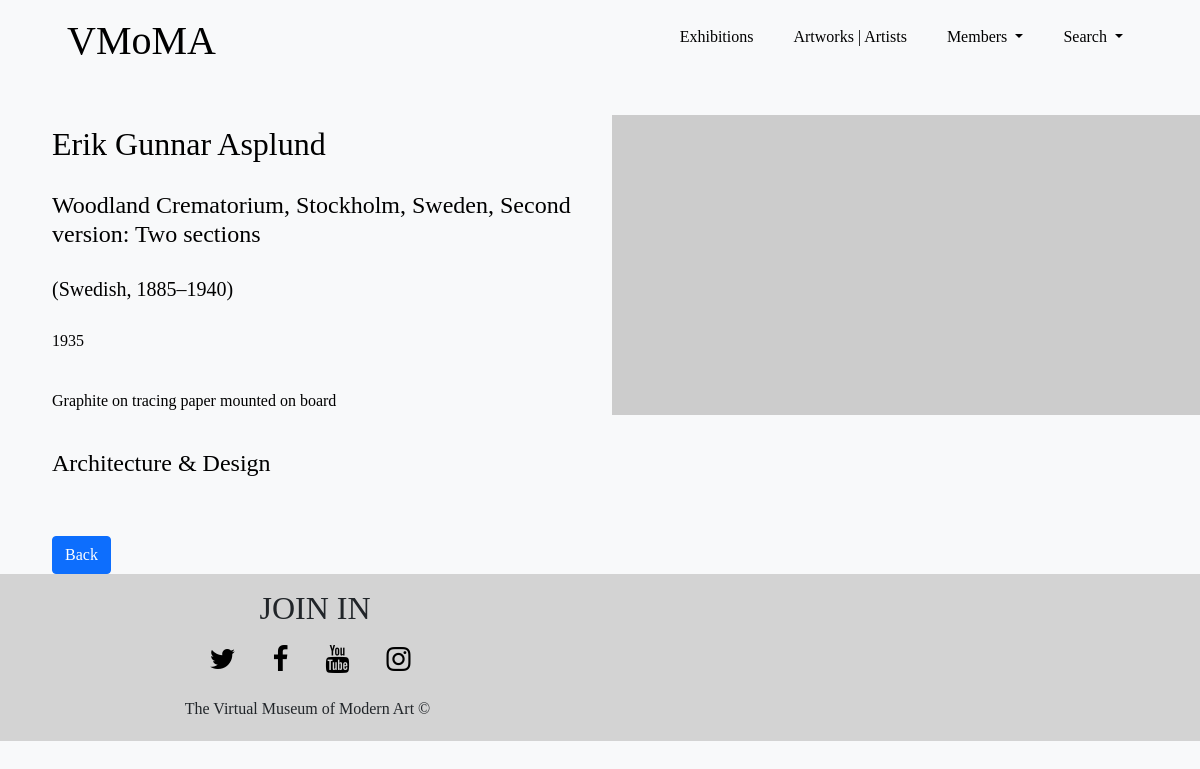
The page /VMOMA/inforesult.php?art_id=8848 on the database its author committed.
### tables this page shows
CREATE TABLE `vmoma_artworks` (
  `id` int(11) NOT NULL,
  `title` varchar(550) NOT NULL,
  `artist` varchar(550) NOT NULL,
  `artist_bio` varchar(450) NOT NULL,
  `artist_nationality` varchar(300) NOT NULL,
  `gender` varchar(100) NOT NULL,
  `datecompleted` varchar(250) NOT NULL,
  `medium` varchar(550) NOT NULL,
  `classification` varchar(350) NOT NULL,
  `department` varchar(350) NOT NULL,
  `imgurlpath` varchar(1000) NOT NULL
);

### VMOMA/inforesult.php (the view, shortened to what this page needs)
<?php
include('conn.php');
$artid = $_GET['art_id'];
$sqlread = "SELECT * FROM vmoma_artworks WHERE id = $artid";
$result = $conn->query($sqlread);
$result = $result->fetch_assoc();
$logged_in = FALSE;
?>
<!DOCTYPE html>
<html lang="en">
<head>
    <link href="https://cdn.jsdelivr.net/npm/bootstrap@5.0.0-beta2/dist/css/bootstrap.min.css" rel="stylesheet">
    <link rel="stylesheet" href="https://cdnjs.cloudflare.com/ajax/libs/font-awesome/4.7.0/css/font-awesome.min.css">
    <link rel="stylesheet" href="https://cdnjs.cloudflare.com/ajax/libs/gridlex/2.7.1/gridlex.min.css">
    <link rel="stylesheet" href="styles/ui1.css">
</head>
<body class="bg-light">
<header>
        <div class="container">
            <nav>
            <h1><a href="index.php" style='color:black; text-decoration: none;'>VMoMA</a></h1>
                <ul class="nav-ul" id="nav-ul">
                    <li><a href="exhibitions.php">Exhibitions</a></li>
                    <li><a href="artandartists.php">Artworks | Artists</a></li>
                    <?php
                        if($logged_in){
                           echo "<li><a href='logout.php'>Log-Out</a></li>";
                        } else {
                            echo "<li class='nav-item dropdown'>
                                    <a class='nav-link dropdown-toggle' href='#' id='navbarScrollingDropdown' role='button' data-bs-toggle='dropdown' aria-expanded='false'>
                                    Members
                                    </a>
                                    <ul class='dropdown-menu' aria-labelledby='navbarScrollingDropdown'>
                                    <li><a class='dropdown-item' href='membership.php'>Sign up</a></li>
                                    <li><a class='dropdown-item' href='signin.php'>Login</a></li>
                                    </ul>
                                </li>";
                        }
                    ?>
                    <li class="nav-item dropdown">
                        <a class="nav-link dropdown-toggle" href="#" id="navbarScrollingDropdown" role="button" data-bs-toggle="dropdown" aria-expanded="false">
                          Search
                        </a>
                    </li>
                </ul>
            </nav>
        </div>
    </header>
  <?php
    $artistname = $result['artist'];
    $titleofwork = $result['title'];
    $bio = $result['artist_bio'];
    $date = $result['datecompleted'];
    $medium = $result['medium'];
    $dep = $result['department'];
    $img = $result['imgurlpath'];
    echo "   <div class='container' id='infobox' style='align-items: center;'>
              <div class='row'>
                <div class='col-md-6 col-sm-6' style='color: black;'>
                  <div>
                    <h2>{$artistname}</h2>
                    <h4>{$titleofwork}</h4>
                    <h5>{$bio}</h5>
                    <p style='color: black;'>{$date}</p>
                    <p style='color: black;''>{$medium}</p>
                    <h4>{$dep}</h4>
                    <a href='search.php'>
                      <button class='btn btn-primary'>Back</button>
                    </a>
                  </div>
                </div>
                <div class='col-md-6 col-sm-6'>
                  <img src='{$img}' alt=''>
                </div>
              </div>
            </div> ";
    ?>
    <footer id="indexfooter">
        <div class="grid align-items-center">
            <div class="col-6">
                <h3>JOIN IN</h3>
                <ul class="footerlist">
                    <li><a href="" class="fa fa-twitter"></a></li>
                    <li><a href="" class="fa fa-facebook"></a></li>
                    <li><a href="" class="fa fa-youtube"></a></li>
                    <li><a href="" class="fa fa-instagram"></a></li>
                </ul>
            </div>
            <div class="col-6">
                <h6>The Virtual Museum of Modern Art ©</h6>
            </div>
        </div>
    </footer>
</body>
</html>

### VMOMA/styles/ui1.css (style rules this page uses)
body, html { font-family: 'Playfair Display', serif; background-color: #fff; height: 100%; width: 100%; padding: 0; margin: 0; overflow-x: hidden; }
nav { display: flex; flex-wrap: wrap; align-items: center; justify-content: space-between; padding: 15px; }
.nav-ul { display: flex; align-items: center; justify-content: center; padding: 0; list-style-type: none; }
.nav-ul li a { display: inline-block; color: black; padding: 10px 20px; text-decoration: none; }
#showcasetextbox1 h2, p { padding: 10px; color: white; }
#showcasetextbox2 h2, p { padding: 10px; color: white; }
#showcasetextbox3 h2, p { padding: 10px; color: white; }
footer { background-color: lightgrey; text-align: center; padding: 15px; }
footer h3 { margin-left: 15px; font-size: 2em; }
footer ul { list-style: none; padding: 0; margin-left: 15px; font-size: 1.75em; }
footer li { display: inline; }
footer a { color: black; text-decoration: none; padding-right: 20px; }
#exhibitiondisplay a, h2 { text-decoration: none; color: black; padding: 15px; }
#infobox { margin-top: 25px; }
#infobox h2, h4, h5, a { padding: 10px; }
#infobox button { margin-top: 40px; }

### rows shown on the page
vmoma_artworks: artist "Erik Gunnar Asplund", title "Woodland Crematorium, Stockholm, Sweden, Second version: Two sections", artist_bio "(Swedish, 1885–1940)", datecompleted "1935", medium "Graphite on tracing paper mounted on board", department "Architecture & Design"
